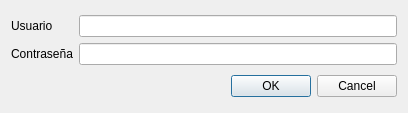
<?xml version="1.0" encoding="UTF-8"?>
<ui version="4.0">
 <class>vtnIngresar</class>
 <widget class="QDialog" name="vtnIngresar">
  <property name="geometry">
   <rect>
    <x>0</x>
    <y>0</y>
    <width>408</width>
    <height>113</height>
   </rect>
  </property>
  <property name="windowTitle">
   <string>Ingresar</string>
  </property>
  <layout class="QVBoxLayout" name="verticalLayout">
   <item>
    <layout class="QGridLayout" name="gridLayout">
     <item row="0" column="0">
      <widget class="QLabel" name="label">
       <property name="text">
        <string>Usuario</string>
       </property>
      </widget>
     </item>
     <item row="1" column="0">
      <widget class="QLabel" name="label_2">
       <property name="text">
        <string>Contraseña</string>
       </property>
      </widget>
     </item>
     <item row="0" column="1">
      <widget class="QLineEdit" name="txtUsuario">
       <property name="inputMask">
        <string/>
       </property>
      </widget>
     </item>
     <item row="1" column="1">
      <widget class="QLineEdit" name="txtContrasenia">
       <property name="inputMask">
        <string/>
       </property>
       <property name="echoMode">
        <enum>QLineEdit::Password</enum>
       </property>
      </widget>
     </item>
    </layout>
   </item>
   <item>
    <widget class="QDialogButtonBox" name="buttonBox">
     <property name="orientation">
      <enum>Qt::Horizontal</enum>
     </property>
     <property name="standardButtons">
      <set>QDialogButtonBox::Cancel|QDialogButtonBox::Ok</set>
     </property>
    </widget>
   </item>
  </layout>
 </widget>
 <resources/>
 <connections/>
</ui>
